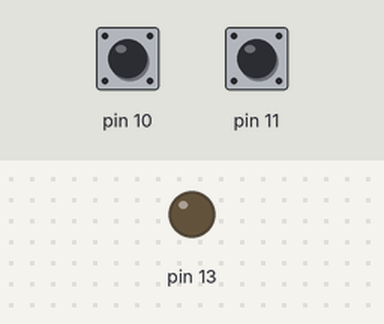
The sketch below on a simulated Arduino Uno, built with avr-gcc and run on an emulated ATmega328P. On the bench: output pins drawn as LEDs (lit = HIGH). Dashed ring = blinking. The test bench sets the inputs (shaded band); at power-on: pin 10 HIGH, pin 11 HIGH.

Above: at 1.2 s.
1.3 s: pin 10 pulled LOW for 1 s
At 1.45 s:
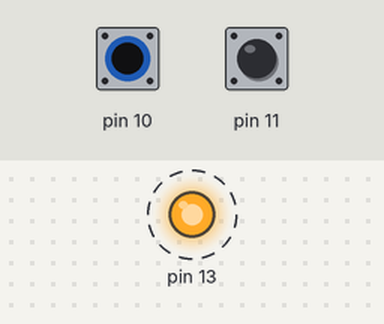
4.3 s: pin 10 pulled LOW for 3.2 s
At 8.5 s:
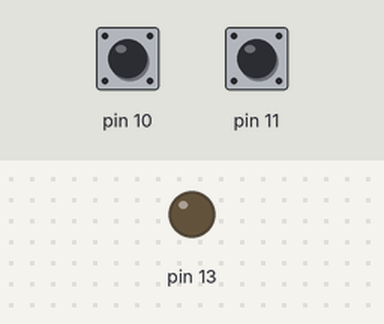
9.0 s: pin 11 pulled LOW for 0.15 s
At 12.4 s:
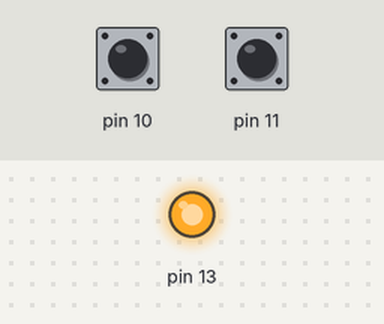
Timing chart, 0 to 14.5 s (numbered marks = the images above; inputs shaded):
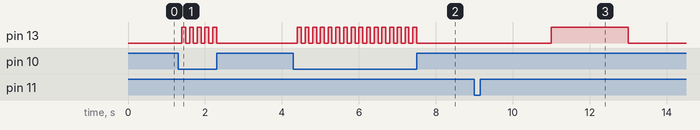

Measured:
- after the input at 1.3 s, pin 13: alternates HIGH for 0.10 s and LOW for 0.10 s, 10 changes in all, then stays LOW, starting after 0.10 s
- after the input at 4.3 s, pin 13: alternates HIGH for 0.10 s and LOW for 0.10 s, 32 changes in all, then stays LOW, starting after 0.10 s
- after the input at 9.0 s, pin 13: LOW → HIGH after 2.0 s, → LOW 2.0 s later

The sketch:

code.ino
```cpp
//Codigo
void setup()
{
  pinMode(10, INPUT_PULLUP);
  pinMode(11, INPUT_PULLUP);
  pinMode(13, OUTPUT);
}

void loop()
{
   digitalWrite(13,LOW );
   int lectura1 = digitalRead(10);
   if(lectura1 == 0){
     delay(100);
     digitalWrite(13, HIGH);
     delay(100);
   }
  int lectura2 = digitalRead(11);
  if (lectura2 == 0){
      delay(2000);
      digitalWrite(13, HIGH);
      delay(2000);
  }
}
```
